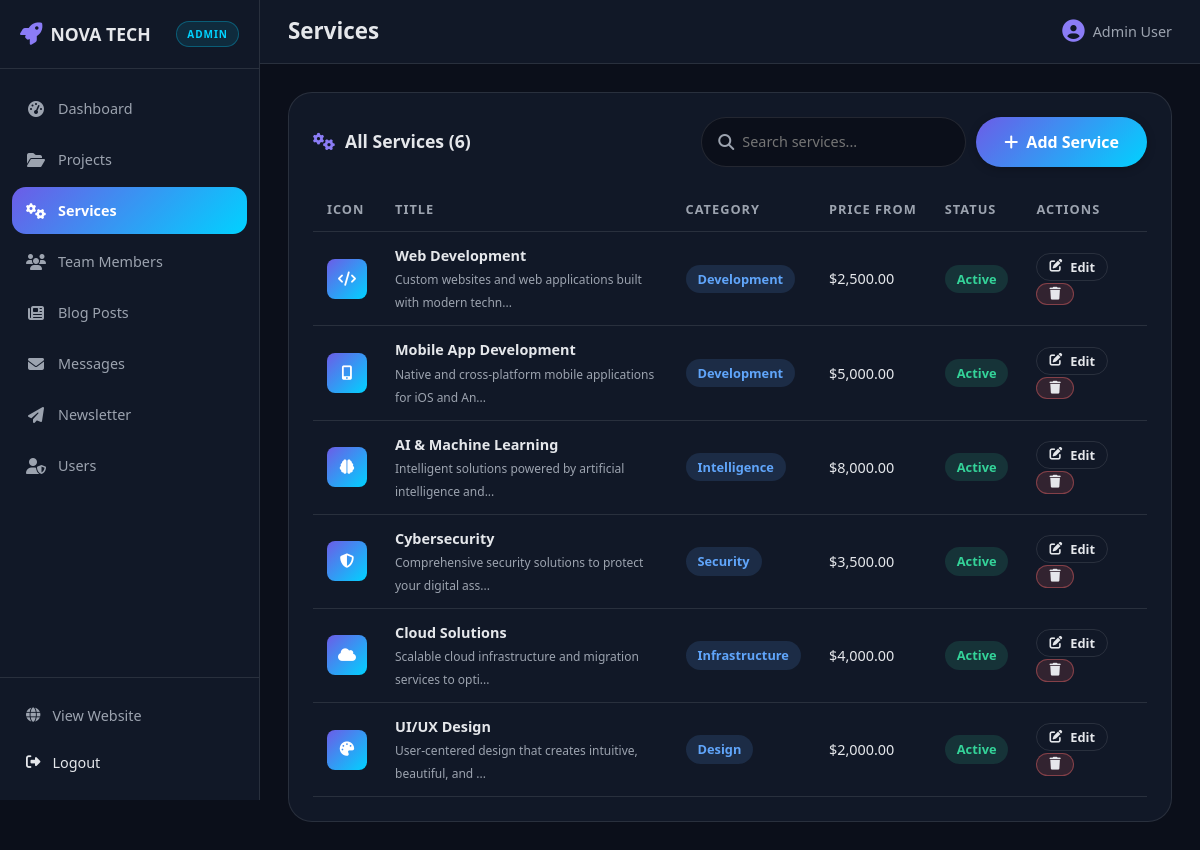
Screenshot of /admin/services.php (signed in) with the database file from the repository.
### tables this page shows
CREATE TABLE IF NOT EXISTS services (
    id INT AUTO_INCREMENT PRIMARY KEY,
    title VARCHAR(200) NOT NULL,
    short_description TEXT NOT NULL,
    full_description TEXT,
    icon VARCHAR(50) DEFAULT 'fas fa-cog',
    category VARCHAR(100) DEFAULT 'General',
    price_from DECIMAL(10,2) DEFAULT 0.00,
    features JSON,
    is_active TINYINT(1) DEFAULT 1,
    sort_order INT DEFAULT 0,
    created_at TIMESTAMP DEFAULT CURRENT_TIMESTAMP,
    updated_at TIMESTAMP DEFAULT CURRENT_TIMESTAMP ON UPDATE CURRENT_TIMESTAMP,
    INDEX idx_category (category),
    INDEX idx_active (is_active)
);

### includes/functions.php (called while the page is built, shortened)
<?php
function sanitize($input) {
    return htmlspecialchars(trim($input), ENT_QUOTES, 'UTF-8');
}
function fetch_all($pdo, $sql, $params = []) {
    $stmt = $pdo->prepare($sql);
    $stmt->execute($params);
    return $stmt->fetchAll();
}
function truncate($text, $length = 150) {
    return substr($text, 0, $length) . '...';
}

### admin/services.php (the view, shortened to what this page needs)
<?php
require_once __DIR__ . '/../config/database.php';
require_once __DIR__ . '/../includes/functions.php';
$search = trim($_GET['search'] ?? '');
$where = '';
$params = [];
$services = fetch_all($pdo, "SELECT * FROM services $where ORDER BY sort_order ASC, id ASC", $params);
include __DIR__ . '/includes/layout_start.php';
?>
<div class="admin-panel">
    <div class="admin-panel__tools">
        <h2 class="admin-panel__title" style="margin:0;"><i class="fas fa-cogs"></i> All Services (<?= count($services) ?>)</h2>
        <div style="display:flex;gap:10px;flex-wrap:wrap;">
            <form method="GET" class="admin-search">
                <i class="fas fa-search"></i>
                <input type="text" name="search" placeholder="Search services..." value="<?= sanitize($search) ?>">
            </form>
            <button class="btn btn--primary" onclick="openModal('serviceModal')">
                <i class="fas fa-plus"></i> Add Service
            </button>
        </div>
    </div>
    <div class="admin-table-wrap">
        <table class="admin-table">
            <thead>
                <tr>
                    <th>Icon</th>
                    <th>Title</th>
                    <th>Category</th>
                    <th>Price From</th>
                    <th>Status</th>
                    <th>Actions</th>
                </tr>
            </thead>
            <tbody>
            <?php if (empty($services)): ?>
                <tr><td colspan="6" style="text-align:center;padding:30px;color:var(--color-text-muted);">No services found.</td></tr>
            <?php else: ?>
                <?php foreach ($services as $service): ?>
                <tr>
                    <td><span class="avatar-circle" style="border-radius:8px;"><i class="<?= sanitize($service['icon']) ?>"></i></span></td>
                    <td><strong><?= sanitize($service['title']) ?></strong><br><small class="text-muted"><?= sanitize(truncate($service['short_description'], 60)) ?></small></td>
                    <td><span class="badge badge--active"><?= sanitize($service['category']) ?></span></td>
                    <td>$<?= number_format($service['price_from'], 2) ?></td>
                    <td><?= $service['is_active'] ? '<span class="badge badge--done">Active</span>' : '<span class="badge badge--pending">Hidden</span>' ?></td>
                    <td>
                        <button class="btn btn--ghost btn--sm" onclick="editService(<?= $service['id'] ?>)"><i class="fas fa-edit"></i> Edit</button>
                        <form method="POST" onsubmit="return confirm('Delete this service?')" style="display:inline;">
                            <button type="submit" class="btn btn--danger btn--sm"><i class="fas fa-trash"></i></button>
                        </form>
                    </td>
                </tr>
                <?php endforeach; ?>
            <?php endif; ?>
            </tbody>
        </table>
    </div>
</div>
<?php include __DIR__ . '/includes/layout_end.php'; ?>

### css/style.css (style rules this page uses)
:root { --color-primary: #6c5ce7; --color-primary-dark: #5a4bd1; --color-primary-light: #8b7cf6; --color-accent: #00d2ff; --color-accent-2: #ff6b6b; --color-bg: #0b0f1a; --color-bg-2: #111827; --color-bg-3: #1a2234; --color-text: #e5e7eb; --color-text-muted: #9ca3af; --color-border: rgba(255, 255, 255, 0.1); --color-white: #ffffff; --gradient-primary: linear-gradient(135deg, var(--color-primary), var(--color-accent)); --gradient-text: linear-gradient(90deg, var(--color-primary-light), var(--color-accent)); --shadow-sm: 0 2px 8px rgba(0, 0, 0, 0.25); --shadow-md: 0 8px 24px rgba(0, 0, 0, 0.3); --shadow-lg: 0 16px 48px rgba(0, 0, 0, 0.4); --container-max: 1200px; --radius-sm: 8px; --radius-md: 14px; --radius-lg: 24px; --radius-full: 999px; --font-sans: 'Segoe UI', -apple-system, BlinkMacSystemFont, Roboto, Helvetica, Arial, sans-serif; --size-xs: 0.8rem; --size-sm: 0.9rem; --size-base: 1rem; --size-lg: 1.1rem; --size-xl: 1.4rem; --size-2xl: 2rem; --size-3xl: 2.8rem; --transition: all 0.3s ease; }
*, *::before, *::after { margin: 0; padding: 0; box-sizing: border-box; }
html { scroll-behavior: smooth; scroll-padding-top: 90px; }
body { font-family: var(--font-sans); background-color: var(--color-bg); color: var(--color-text); line-height: 1.6; overflow-x: hidden; }
button { font-family: inherit; cursor: pointer; border: none; background: none; color: inherit; }
input, textarea, select { font-family: inherit; font-size: var(--size-base); }
h1, h2, h3, h4, h5, h6 { line-height: 1.2; font-weight: 700; }
.btn { display: inline-flex; align-items: center; justify-content: center; gap: 8px; padding: 14px 28px; font-size: var(--size-base); font-weight: 600; border-radius: var(--radius-full); transition: var(--transition); white-space: nowrap; text-align: center; }
.btn--primary { background: var(--gradient-primary); color: var(--color-white); box-shadow: var(--shadow-sm); }
.btn--ghost { color: var(--color-text); border: 1px solid var(--color-border); }
.btn--sm { padding: 9px 20px; font-size: var(--size-sm); }
.badge { display: inline-block; padding: 4px 12px; font-size: var(--size-xs); font-weight: 600; border-radius: var(--radius-full); }
.badge--done { color: #34d399; background: rgba(52, 211, 153, 0.14); }
.badge--active { color: #60a5fa; background: rgba(96, 165, 250, 0.14); }

### css/animations.css (style rules this page uses)
.btn { position: relative; overflow: hidden; }
.btn::after { content: ""; position: absolute; top: 0; left: -100%; width: 60%; height: 100%; background: linear-gradient(90deg, transparent, rgba(255, 255, 255, 0.25), transparent); transform: skewX(-20deg); transition: left 0.5s ease; }

### rows the page displays
services: title "Web Development", short_description "Custom websites and web applications built with modern techn...", category "Development", price_from "2,500.00", is_active "Active"
services: title "Mobile App Development", short_description "Native and cross-platform mobile applications for iOS and An...", category "Development", price_from "5,000.00", is_active "Active"
services: title "AI & Machine Learning", short_description "Intelligent solutions powered by artificial intelligence and...", category "Intelligence", price_from "8,000.00", is_active "Active"
services: title "Cybersecurity", short_description "Comprehensive security solutions to protect your digital ass...", category "Security", price_from "3,500.00", is_active "Active"
services: title "Cloud Solutions", short_description "Scalable cloud infrastructure and migration services to opti...", category "Infrastructure", price_from "4,000.00", is_active "Active"
services: title "UI/UX Design", short_description "User-centered design that creates intuitive, beautiful, and ...", category "Design", price_from "2,000.00", is_active "Active"

### other values shown
$admin_page_title "Services"
$_SESSION['user_name'] "Admin User"
count($services) "6"
